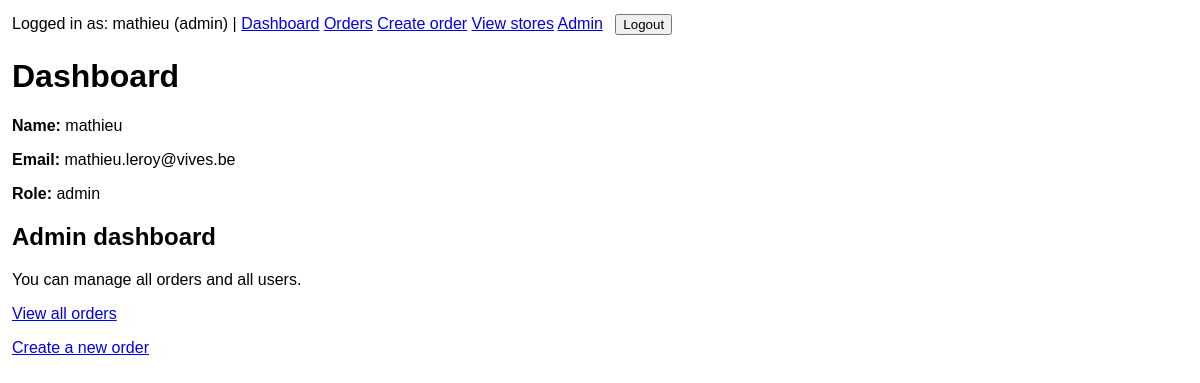
Screenshot of / (signed in) with the database file from the repository.
### accounts/models.py (models this page shows, shortened)
class User(AbstractUser):
    ROLE_ADMIN = "admin"
    ROLE_TEACHER = "teacher"
    ROLE_STUDENT = "student"
    ROLE_CHOICES = [
        (ROLE_ADMIN, "Admin"),
        (ROLE_TEACHER, "Teacher"),
        (ROLE_STUDENT, "Student"),
    ]
    email = models.EmailField(unique=True)
    name = models.CharField(max_length=255)
    role = models.CharField(max_length=20, choices=ROLE_CHOICES, default=ROLE_STUDENT)
    USERNAME_FIELD = "email"
    REQUIRED_FIELDS = ["username", "name"]

### orders/views.py (the view)
# urls.py: path("", dashboard, name="dashboard"),
@login_required
def dashboard(request):
    context = {
        "user": request.user,
    }
    return render(request, "orders/dashboard.html", context)

### templates/orders/dashboard.html (shortened to what this page needs)
{% extends "base.html" %}
{% block content %}
    <h1>Dashboard</h1>
    <div class="card">
        <p><strong>Name:</strong> {{ user.name }}</p>
        <p><strong>Email:</strong> {{ user.email }}</p>
        <p><strong>Role:</strong> {{ user.role }}</p>
    </div>
    {% if user.role == "admin" %}
        <div class="card">
            <h2>Admin dashboard</h2>
            <p>You can manage all orders and all users.</p>
            <p><a href="{% url 'orders:order_list' %}">View all orders</a></p>
            <p><a href="{% url 'orders:order_create' %}">Create a new order</a></p>
        </div>
    {% endif %}
{% endblock %}

### templates/base.html (shortened to what this page needs)
<!DOCTYPE html>
<html lang="en">
<head>
</head>
<body>
    <div class="top-nav">
        {% if user.is_authenticated %}
            Logged in as: {{ user.name }} ({{ user.role }})
            |
            <a href="{% url 'orders:dashboard' %}">Dashboard</a>
            <a href="{% url 'orders:order_list' %}">Orders</a>
            <a href="{% url 'orders:order_create' %}">Create order</a>
            <a href="{% url 'orders:store_overview' %}">View stores</a>
            <a href="/admin/">Admin</a>
            <form method="post" action="{% url 'logout' %}">
                <button type="submit">Logout</button>
            </form>
        {% else %}
            <a href="{% url 'login' %}">Login</a>
        {% endif %}
    </div>
    {% block content %}{% endblock %}
</body>
</html>

### templates/base.html (style rules this page uses)
body { font-family: Arial, sans-serif; margin: 12px; }
form { margin-bottom: 12px; }
input, select, textarea, button { margin: 2px 0; }
.top-nav { margin-bottom: 16px; }
.top-nav form { display: inline; margin-left: 8px; }

### rows the page displays
User: name "mathieu", role "admin", email "mathieu.leroy@vives.be"
